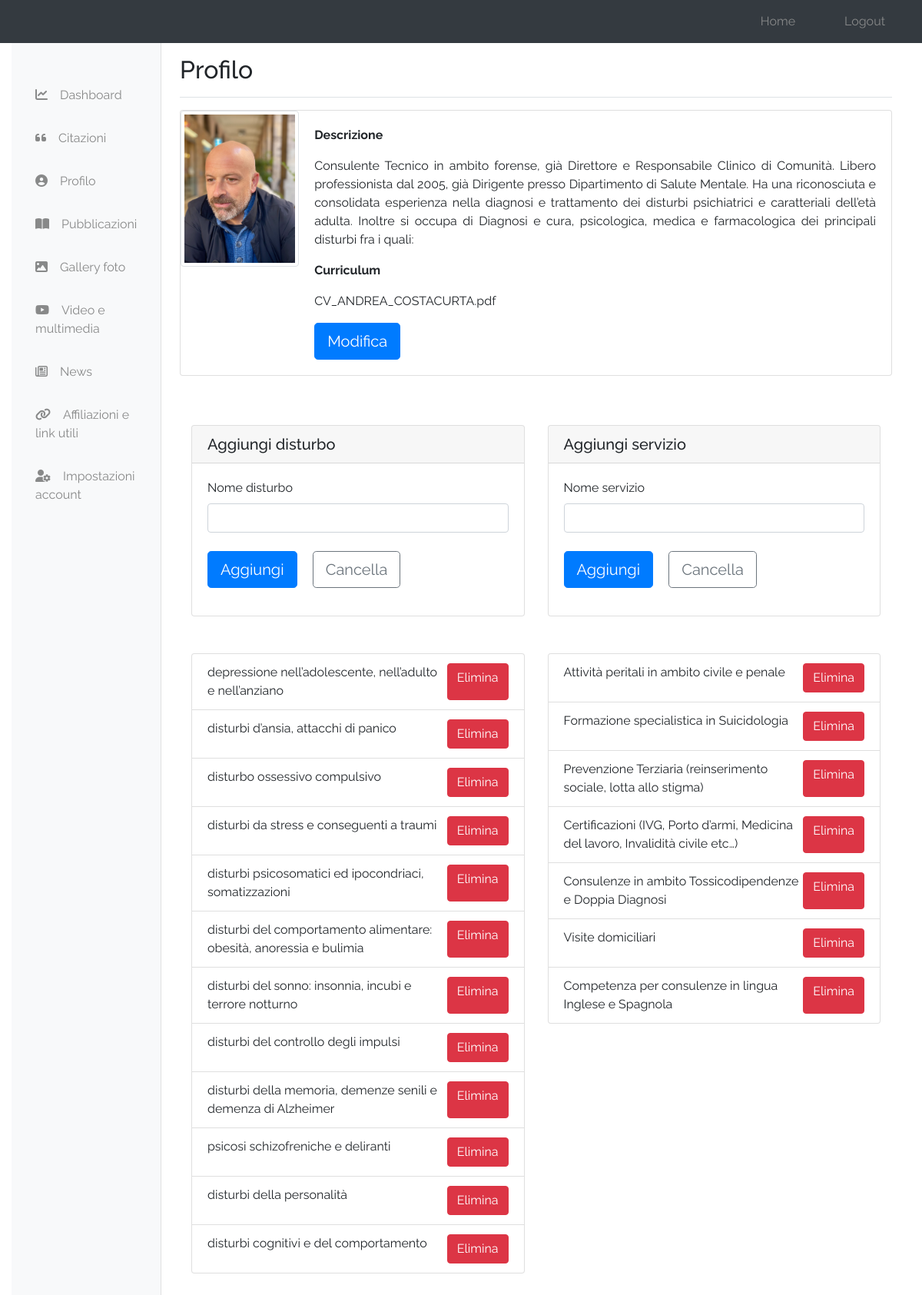
Page /admin/index.php?profile (signed in) on the committed database.
### tables this page shows
CREATE TABLE `profilo` (
  `pro_id` int(11) NOT NULL,
  `pro_desc` text NOT NULL,
  `pro_foto` varchar(50) NOT NULL,
  `pro_cv` varchar(100) NOT NULL
);

CREATE TABLE `disturbi` (
  `disturbo_id` int(11) NOT NULL,
  `disturbo_name` varchar(250) NOT NULL
);

CREATE TABLE `servizi` (
  `servizio_id` int(11) NOT NULL,
  `servizio_name` varchar(255) NOT NULL
);

### resources/templates/back/profile.php (the view, shortened to what this page needs)
<?php $profile = get_profile(); ?>
<?php $disturbi = get_dist(); ?>
<?php $servizi = get_serv(); ?>
<div class="card mb-3">
  <div class="row no-gutters">
    <div class="col-lg-2">
      <img src="../resources/<?php echo display_image($profile['pro_foto']); ?>" alt="" class="img-thumbnail">
    </div>
    <div class="col-lg-10">
      <div class="card-body">
        <p class="card-text font-weight-bold">Descrizione</p>
        <p class="card-text text-justify"><?php echo $profile['pro_desc']; ?></p>
        <p class="card-text font-weight-bold">Curriculum</p>
        <p class="card-text"><?php echo $profile['pro_cv']; ?></p>
        <a class="btn btn-primary btn-lg" href="../admin/index.php?edit_profile">Modifica</a>
      </div>
    </div>
  </div>
</div>
<div class="row mb-5">
    <div class="col-lg-6">
        <div class="card my-5">
          <div class="card-header h5">Aggiungi disturbo</div>
          <div class="card-body">
              <form id="distForm" action="" method="POST" class="needs-validation" novalidate>
                  <div class="form-group">
                      <label for="nome" class="form-label">Nome disturbo</label>
                      <input type="text" name="nome" class="form-control" id="nome" required>
                  </div>
                  <div class="form-group mt-4">
                      <button name="addDisturbo" type="submit" class="btn btn-primary btn-lg mr-3">Aggiungi</button>
                      <button name="reset" type="reset" class="btn btn-outline-secondary btn-lg" onClick="formReset('distForm')">Cancella</button>
                  </div>
              </form>
          </div>
      </div>
    </div>
    <div class="col-lg-6">
        <div class="card my-5">
          <div class="card-header h5">Aggiungi servizio</div>
          <div class="card-body">
              <form id="servForm" action="" method="POST" class="needs-validation" novalidate>
                  <div class="form-group">
                      <label for="nome" class="form-label">Nome servizio</label>
                      <input type="text" name="nome" class="form-control" id="nome" required>
                  </div>
                  <div class="form-group mt-4">
                      <button name="addServizio" type="submit" class="btn btn-primary btn-lg mr-3">Aggiungi</button>
                      <button name="reset" type="reset" class="btn btn-outline-secondary btn-lg" onClick="formReset('servForm')">Cancella</button>
                  </div>
              </form>
          </div>
      </div>
    </div>
    <div class="col-lg-6">
        <ul class="list-group">
          <?php
            for($i=0; $i<count($disturbi); $i++) {
              echo "<li class='list-group-item d-flex justify-content-between'>{$disturbi[$i]['disturbo_name']}<a href='../admin/index.php?delete_dist&id={$disturbi[$i]['disturbo_id']}' role='button' class='btn btn-danger'>Elimina</a></li>";
            }
           ?>
        </ul>
    </div>
    <div class="col-lg-6">
        <ul class="list-group">
          <?php
            for($i=0; $i<count($servizi); $i++) {
              echo "<li class='list-group-item d-flex justify-content-between'>{$servizi[$i]['servizio_name']}<a href='../admin/index.php?delete_serv&id={$servizi[$i]['servizio_id']}' role='button' class='btn btn-danger'>Elimina</a></li>";
            }
           ?>
        </ul>
    </div>
</div>

### css/style.css (style rules this page uses)
body { background-color: #FFF; font-family: 'Raleway', sans-serif !important; min-height: 100%; }
.row { margin: 0 !important; }

### rows in the picture
profilo: pro_foto (picture), pro_desc "Consulente Tecnico in ambito forense, già Direttore e Responsabile Clinico di Comunità. Libero professionista dal 2005, già Dirigente presso Dipartimento di Salute Mentale. Ha una riconosciuta e consolidata esperienza nella diagnosi e trattamento dei disturbi psichiatrici e caratteriali dell’età adulta. Inoltre si occupa di Diagnosi e cura, psicologica, medica e farmacologica dei principali disturbi fra i quali:", pro_cv "CV_ANDREA_COSTACURTA.pdf"
disturbi: disturbo_name "depressione nell’adolescente, nell’adulto e nell’anziano"
disturbi: disturbo_name "disturbi d’ansia, attacchi di panico"
disturbi: disturbo_name "disturbo ossessivo compulsivo"
disturbi: disturbo_name "disturbi da stress e conseguenti a traumi"
disturbi: disturbo_name "disturbi psicosomatici ed ipocondriaci, somatizzazioni"
disturbi: disturbo_name "disturbi del comportamento alimentare: obesità, anoressia e bulimia"
disturbi: disturbo_name "disturbi del sonno: insonnia, incubi e terrore notturno"
disturbi: disturbo_name "disturbi del controllo degli impulsi"
disturbi: disturbo_name "disturbi della memoria, demenze senili e demenza di Alzheimer"
disturbi: disturbo_name "psicosi schizofreniche e deliranti"
disturbi: disturbo_name "disturbi della personalità"
disturbi: disturbo_name "disturbi cognitivi e del comportamento"
servizi: servizio_name "Attività peritali in ambito civile e penale"
servizi: servizio_name "Formazione specialistica in Suicidologia"
servizi: servizio_name "Prevenzione Terziaria (reinserimento sociale, lotta allo stigma)"
servizi: servizio_name "Certificazioni (IVG, Porto d’armi, Medicina del lavoro, Invalidità civile etc…)"
servizi: servizio_name "Consulenze in ambito Tossicodipendenze e Doppia Diagnosi"
servizi: servizio_name "Visite domiciliari"
servizi: servizio_name "Competenza per consulenze in lingua Inglese e Spagnola"

### other values in the picture
$title "Profilo"
